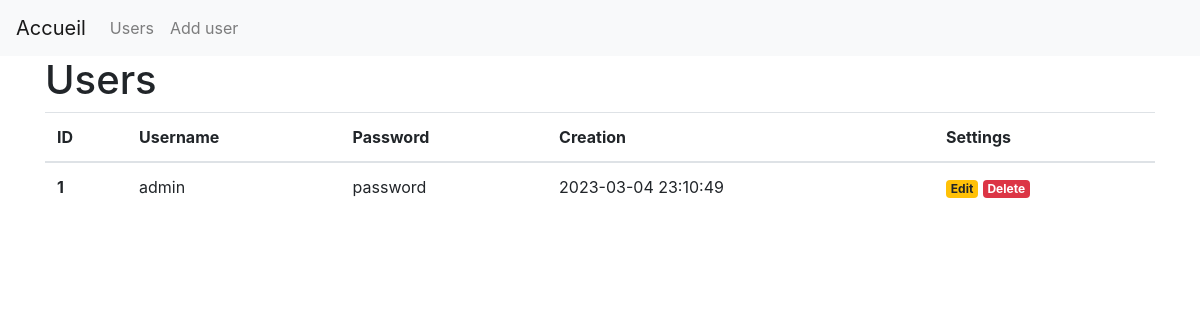
/users, run on an earlier commit of the app's database.
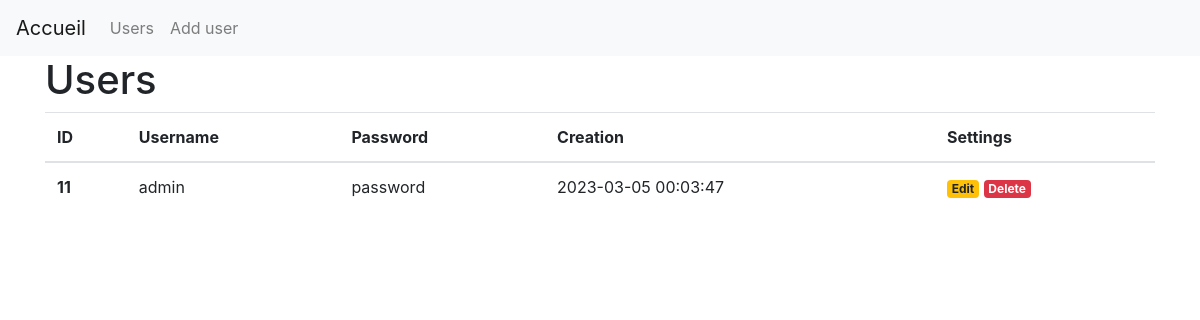
And on a later commit of the database.
### tables this page shows
CREATE TABLE users (
    id INTEGER PRIMARY KEY AUTOINCREMENT,
    created TIMESTAMP NOT NULL DEFAULT CURRENT_TIMESTAMP,
    username TEXT NOT NULL,
    password TEXT NOT NULL
);

### dashboard.py (the view)
@app.route('/users')
def users():
    conn = get_db_connection()
    users = conn.execute('SELECT * FROM users').fetchall()
    conn.close()
    return render_template('users.html', users=users)

### dashboard.py (called while the page is built)
def get_db_connection():
    conn = sqlite3.connect('database.db')
    conn.row_factory = sqlite3.Row
    return conn

### templates/users.html
{% extends 'base.html' %}
{% block content %}
    <h1>{% block title %} Users {% endblock %}</h1>
    <table class="table">
        <thead>
          <tr>
            <th>ID</th>
            <th>Username</th>
            <th>Password</th>
            <th>Creation</th>
            <th>Settings</th>
          </tr>
        </thead>
    {% for user in users %}
        <tbody>
          <tr>
            <th>{{ user['id'] }}</th>
            <td>{{ user['username'] }}</td>
            <td>{{ user['password'] }}</td>
            <td>{{ user['created'] }}</td>
            <td>
                <a href="{{ url_for('edit', id=user['id']) }}">
                    <span class="badge badge-warning">Edit</span>
                </a>
                <a href="{{ url_for('delete', id=user['id']) }}" onclick="return confirm('Are you sure you want to delete this user?')">
                    <span class="badge badge-danger">Delete</span>
                </a>
            </td>
          </tr>
        </tbody>
    {% endfor %}
{% endblock %}

### templates/base.html (shortened to what this page needs)
<!doctype html>
<html lang="fr">
  <head>
    <link rel="stylesheet" href="https://stackpath.bootstrapcdn.com/bootstrap/4.3.1/css/bootstrap.min.css">
  </head>
  <body>
    <nav class="navbar navbar-expand-md navbar-light bg-light">
        <a class="navbar-brand" href="{{ url_for('index')}}">Accueil</a>
        <div class="collapse navbar-collapse" id="navbarNav">
            <ul class="navbar-nav">
                <li class="nav-item">
                    <a class="nav-link" href="{{url_for('users')}}">Users</a>
                </li>
                <li class="nav-item">
                    <a class="nav-link" href="{{url_for('createUser')}}">Add user</a>
                </li>
            </ul>
        </div>
    </nav>
    <div class="container">
        {% block content %} {% endblock %}
    </div>
  </body>
</html>

What changed in the data, as far as the page shows it:
removed users: id "1", username "admin", password "password", created "2023-03-04 23:10:49"
added users: id "11", username "admin", password "password", created "2023-03-05 00:03:47"
